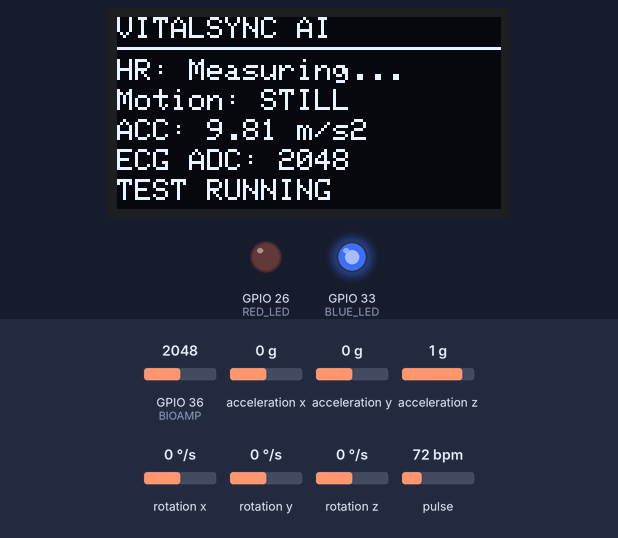
Recording of a sketch running on a simulated ESP32. Parts: 128×64 one-colour display, output pins drawn as LEDs (lit = HIGH). Wiring (inferred from the names in the program): MPU-9250 motion sensor at I2C address 0x68. Inputs (shaded band) come from the test bench; at power-on: acceleration x 0 g, pulse 72 bpm, GPIO 36 (BIOAMP) = 2048, acceleration y 0 g, acceleration z 1 g, rotation x 0 °/s, rotation y 0 °/s, rotation z 0 °/s (analog values on the 0–4095 scale). What the sketch prints to the serial monitor is not drawn.

Above: at 1.5 s.
1.6 s: acceleration x set to -1.4 g
At 4.3 s:
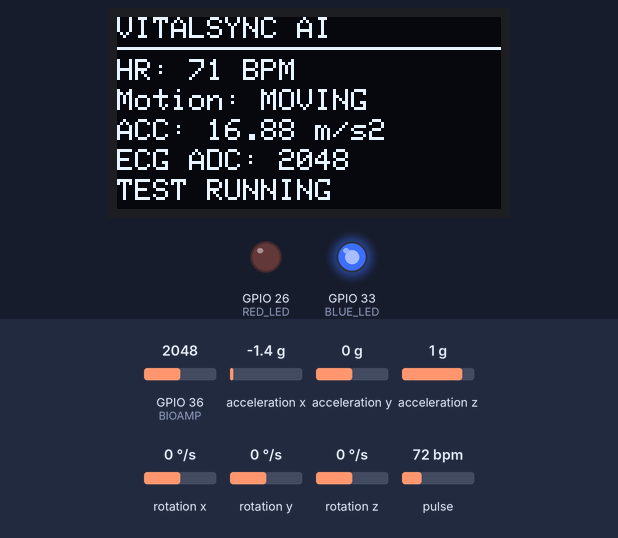
4.6 s: pulse set to 100 bpm
At 7.4 s:
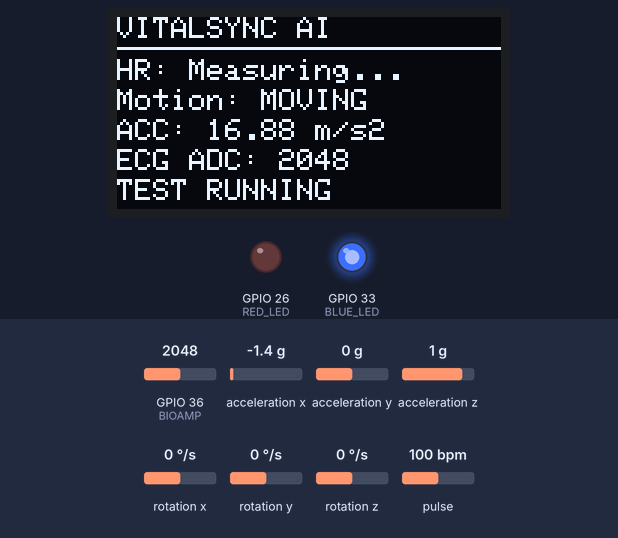
7.6 s: acceleration x set to 0 g
At 8.8 s:
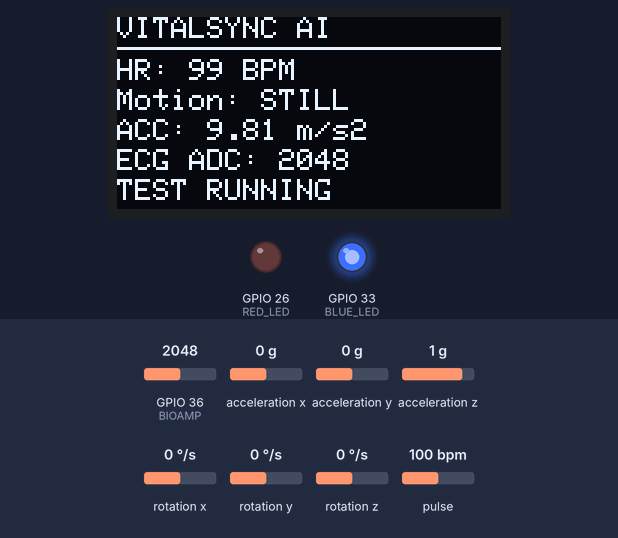
10.6 s: GPIO 36 (BIOAMP) set to 2866
At 11.9 s:
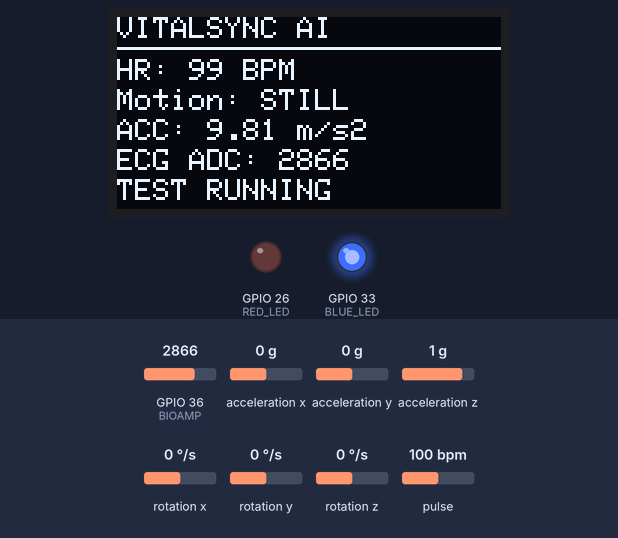
12.5 s: pulse set to 130 bpm
At 13.4 s:
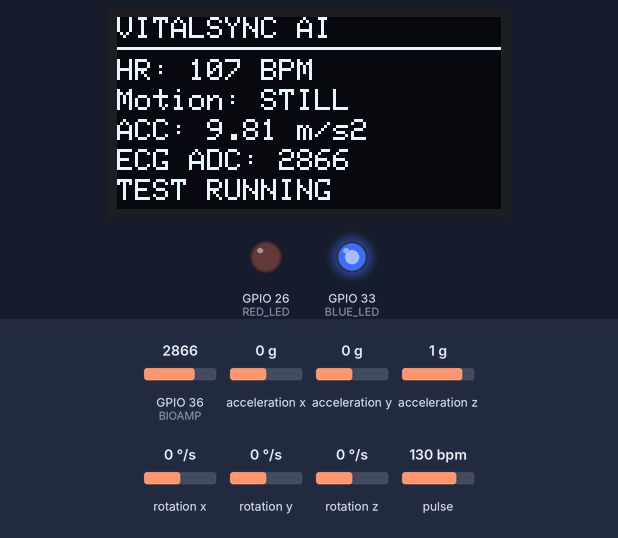
15.0 s: GPIO 36 (BIOAMP) set to 3040
At 15.7 s:
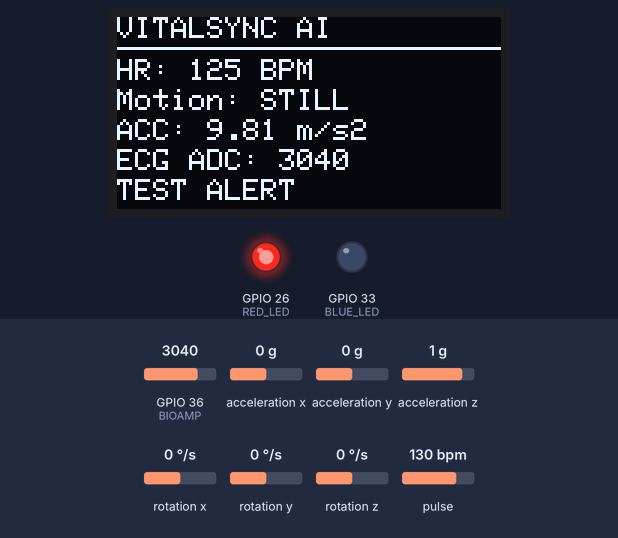
Timing chart, 0 to 17.8 s (numbered marks = the images above; inputs shaded):
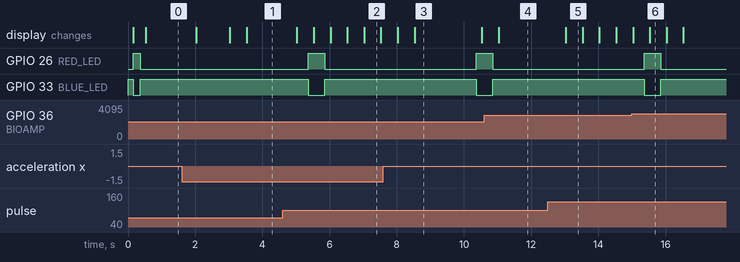

Measured:
- after the input at 1.6 s, the display: changes after 0.43 s (image 1)
- after the input at 4.6 s, the display: first changes after 0.43 s (image 2 shows a later state)
- after the input at 7.6 s, the display: first changes after 0.43 s (image 3 shows a later state)
- after the input at 10.6 s, the display: changes after 0.43 s (image 4)
- after the input at 12.5 s, the display: changes after 0.53 s (image 5)
- what the display in image 2 shows lasts 0.5 s, from 7.0 s to 7.5 s
- what the display in image 3 shows lasts 2.0 s, from 8.5 s to 10.5 s

The sketch:

SentryOriginal.ino
```cpp
#include <Wire.h>
#include <Adafruit_GFX.h>
#include <Adafruit_SSD1306.h>
#include "MAX30105.h"
#include "heartRate.h"
#include <math.h>

#define MPU_ADDR 0x68
#define BIOAMP 36
#define BUZZER 25
#define RED_LED 26
#define BLUE_LED 33

// Enable ONLY after confirming safe buzzer wiring
const bool ENABLE_BUZZER = false;

Adafruit_SSD1306 display(
  128, 64, &Wire, -1, 400000, 400000
);

MAX30105 sensor;

bool oledOK = false;
bool pulseOK = false;
bool motionOK = false;
bool motionReady = false;
bool moving = false;
bool testAlert = false;

float bpm = 0;
float acc = 0;
float gyro = 0;

long irValue = 0;
int ecg = 0;

unsigned long lastUpdate = 0;
unsigned long lastMotion = 0;
unsigned long lastECG = 0;
unsigned long lastTest = 0;
unsigned long alertStart = 0;

unsigned long sampleCount = 0;
unsigned long lastBeatSample = 0;
unsigned long lastBeatTime = 0;

// I2C device detection
bool deviceFound(byte address) {
  Wire.beginTransmission(address);
  return Wire.endTransmission() == 0;
}

// Write motion sensor register
bool writeReg(byte reg, byte value) {
  Wire.beginTransmission(MPU_ADDR);
  Wire.write(reg);
  Wire.write(value);
  return Wire.endTransmission() == 0;
}

// Read signed 16-bit value
int16_t read16() {
  uint8_t h = Wire.read();
  uint8_t l = Wire.read();
  return (int16_t)((h << 8) | l);
}

// Read motion sensor
bool readMotion() {
  Wire.beginTransmission(MPU_ADDR);
  Wire.write(0x3B);

  if (Wire.endTransmission(false) != 0)
    return false;

  if (Wire.requestFrom((uint8_t)MPU_ADDR,
                       (uint8_t)14) != 14)
    return false;

  float x = read16() / 16384.0 * 9.81;
  float y = read16() / 16384.0 * 9.81;
  float z = read16() / 16384.0 * 9.81;

  read16(); // Skip temperature

  float gx = read16() / 131.0;
  float gy = read16() / 131.0;
  float gz = read16() / 131.0;

  acc = sqrt(x*x + y*y + z*z);
  gyro = sqrt(gx*gx + gy*gy + gz*gz);

  moving = fabs(acc - 9.81) > 1.5 ||
           gyro > 20.0;

  return true;
}

// LED and buzzer control
void setAlert(bool state) {
  testAlert = state;

  digitalWrite(RED_LED, state ? HIGH : LOW);
  digitalWrite(BLUE_LED, state ? LOW : HIGH);

  if (ENABLE_BUZZER) {
    digitalWrite(BUZZER, state ? HIGH : LOW);
  }
}

void setup() {
  Serial.begin(115200);
  Wire.begin(21, 22);

  pinMode(RED_LED, OUTPUT);
  pinMode(BLUE_LED, OUTPUT);

  if (ENABLE_BUZZER) {
    pinMode(BUZZER, OUTPUT);
    digitalWrite(BUZZER, LOW);
  } else {
    pinMode(BUZZER, INPUT);
  }

  pinMode(BIOAMP, INPUT);
  analogReadResolution(12);
  analogSetPinAttenuation(BIOAMP, ADC_11db);

  setAlert(false);

  // Initialize OLED
  if (deviceFound(0x3C)) {
    oledOK = display.begin(
      SSD1306_SWITCHCAPVCC, 0x3C, true, false);
  }
  else if (deviceFound(0x3D)) {
    oledOK = display.begin(
      SSD1306_SWITCHCAPVCC, 0x3D, true, false);
  }

  // Initialize MAX30102
  pulseOK = sensor.begin(Wire, I2C_SPEED_FAST);

  if (pulseOK) {
    sensor.setup(30, 1, 2, 100, 411, 4096);
    sensor.setPulseAmplitudeRed(0x0A);
    sensor.setPulseAmplitudeIR(0x1F);
  }

  // Initialize MPU6500-compatible sensor
  motionReady = writeReg(0x6B, 0x00);
  delay(100);

  motionReady = writeReg(0x6C, 0x00) && motionReady;
  motionReady = writeReg(0x1C, 0x00) && motionReady;
  motionReady = writeReg(0x1B, 0x00) && motionReady;

  if (motionReady)
    motionOK = readMotion();

  Serial.println("VITALSYNC AI");
  Serial.println("----------------------");

  Serial.print("OLED: ");
  Serial.println(oledOK ? "OK" : "FAILED");

  Serial.print("MAX30102: ");
  Serial.println(pulseOK ? "OK" : "FAILED");

  Serial.print("Motion Sensor: ");
  Serial.println(motionOK ? "OK" : "FAILED");

  Serial.println("BioAmp ADC: Ready");

  Serial.print("Buzzer: ");
  Serial.println(ENABLE_BUZZER ?
                 "Enabled" : "Disabled");

  if (oledOK) {
    display.clearDisplay();
    display.setTextSize(1);
    display.setTextColor(SSD1306_WHITE);
    display.setCursor(0, 0);

    display.println("VITALSYNC AI");
    display.println("---------------------");

    display.print("OLED: ");
    display.println("OK");

    display.print("MAX30102: ");
    display.println(pulseOK ? "OK" : "FAIL");

    display.print("Motion: ");
    display.println(motionOK ? "OK" : "FAIL");

    display.println("BioAmp ADC Ready");
    display.display();
  }

  // Startup indicator test
  setAlert(true);
  delay(200);
  setAlert(false);

  if (pulseOK)
    sensor.clearFIFO();

  lastTest = millis();
}

void loop() {

  // 1. Read optical heart rate sensor
  if (pulseOK) {
    uint16_t received = sensor.check();

    // Discard backlog if sample timing is unreliable
    if (received >= 4) {
      while (sensor.available())
        sensor.nextSample();

      bpm = 0;
      lastBeatSample = 0;
    }

    while (sensor.available()) {
      irValue = sensor.getFIFOIR();
      sensor.nextSample();
      sampleCount++;

      bool beat = checkForBeat(irValue);

      if (irValue < 50000 || irValue > 250000) {
        bpm = 0;
        lastBeatSample = 0;
      }
      else if (beat) {

        if (lastBeatSample != 0) {
          unsigned long interval =
            sampleCount - lastBeatSample;

          if (interval > 0) {
            float rate = 6000.0 / interval;

            if (rate > 30 && rate < 220) {
              bpm = bpm == 0 ? rate :
                    0.7 * bpm + 0.3 * rate;
            }
          }
        }

        lastBeatSample = sampleCount;
        lastBeatTime = millis();
      }
    }

    if (millis() - lastBeatTime > 3000) {
      bpm = 0;
      lastBeatSample = 0;
    }
  }

  // 2. Read BioAmp raw test signal
  if (millis() - lastECG >= 4) {
    lastECG = millis();
    ecg = analogRead(BIOAMP);
  }

  // 3. Read motion sensor
  if (motionReady &&
      millis() - lastMotion >= 100) {

    lastMotion = millis();
    motionOK = readMotion();
  }

  // 4. Test red LED and buzzer every 5 sec
  if (millis() - lastTest >= 5000) {
    lastTest = millis();
    alertStart = millis();
    setAlert(true);
  }

  // Stop test alert after 500 ms
  if (testAlert &&
      millis() - alertStart >= 500) {
    setAlert(false);
  }

  // 5. Update OLED and Serial Monitor
  if (millis() - lastUpdate >= 500) {

    lastUpdate = millis();

    if (oledOK) {

      display.clearDisplay();
      display.setTextSize(1);
      display.setTextColor(SSD1306_WHITE);

      display.setCursor(0, 0);
      display.println("VITALSYNC AI");

      display.drawLine(0, 10, 127, 10,
                       SSD1306_WHITE);

      // Heart rate
      display.setCursor(0, 14);
      display.print("HR: ");

      if (!pulseOK)
        display.println("ERROR");
      else if (irValue < 50000)
        display.println("Place Finger");
      else if (irValue > 250000)
        display.println("Adjust Finger");
      else if (bpm == 0)
        display.println("Measuring...");
      else {
        display.print(bpm, 0);
        display.println(" BPM");
      }

      // Motion
      display.setCursor(0, 24);
      display.print("Motion: ");

      if (!motionOK)
        display.println("ERROR");
      else
        display.println(moving ? "MOVING" : "STILL");

      // Acceleration
      display.setCursor(0, 34);
      display.print("ACC: ");

      if (motionOK) {
        display.print(acc, 2);
        display.println(" m/s2");
      } else {
        display.println("N/A");
      }

      // BioAmp raw reading
      display.setCursor(0, 44);
      display.print("ECG ADC: ");
      display.println(ecg);

      // LED and buzzer test status
      display.setCursor(0, 54);
      display.println(testAlert ?
                      "TEST ALERT" : "TEST RUNNING");

      display.display();
    }

    // Serial Monitor output
    Serial.print("BPM: ");

    if (pulseOK && bpm > 0)
      Serial.print(bpm);
    else
      Serial.print("N/A");

    Serial.print(" | IR: ");
    Serial.print(irValue);

    Serial.print(" | ACC: ");

    if (motionOK)
      Serial.print(acc);
    else
      Serial.print("N/A");

    Serial.print(" | Motion: ");

    if (!motionOK)
      Serial.print("ERROR");
    else
      Serial.print(moving ? "MOVING" : "STILL");

    Serial.print(" | ECG ADC: ");
    Serial.print(ecg);

    Serial.print(" | Red: ");
    Serial.print(testAlert ? "ON" : "OFF");

    Serial.print(" | Blue: ");
    Serial.print(testAlert ? "OFF" : "ON");

    Serial.print(" | Buzzer: ");

    if (!ENABLE_BUZZER)
      Serial.println("DISABLED");
    else
      Serial.println(testAlert ? "ON" : "OFF");
  }
}
```
